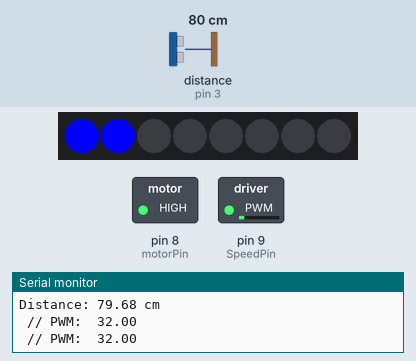
Simulated run of this sketch. Board: Arduino Uno, built with avr-gcc and run on an emulated ATmega328P. Shown: 8 RGB LEDs in strip order, left to right, switched loads named in the sketch (green lamp = pin HIGH), the last lines printed to the serial monitor. Wiring (inferred from the names in the program): ultrasonic range finder: trigger pin 2; echo pin 3. The test bench sets the inputs (shaded band); at power-on: distance to the obstacle (sensor on pin 3) 80 cm. The echo pulse lasts 58.3 µs per cm; pins used as bus, display or sensor lines are not drawn.

Above: at 1.2 s.
1.3 s: distance to the obstacle (sensor on pin 3) set to 18 cm
At 2.1 s:
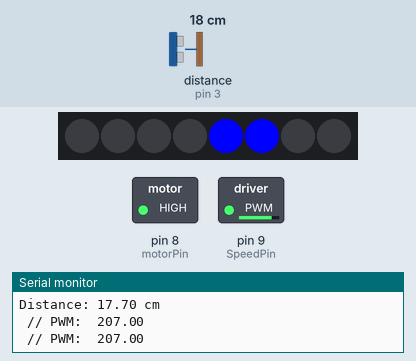
3.0 s: distance to the obstacle (sensor on pin 3) set to 60 cm
At 3.86 s:
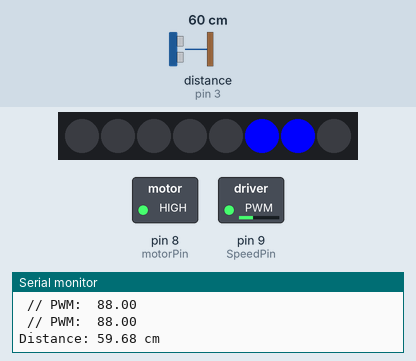
4.7 s: distance to the obstacle (sensor on pin 3) set to 35 cm
6.6 s: distance to the obstacle (sensor on pin 3) set to 120 cm
At 6.86 s:
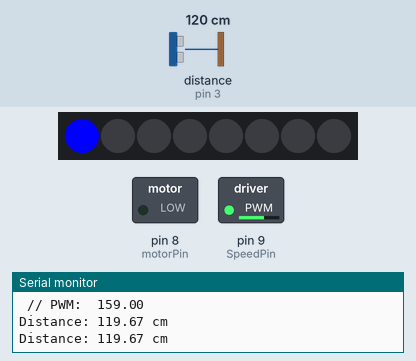
8.5 s: distance to the obstacle (sensor on pin 3) set to 95 cm
10.0 s: distance to the obstacle (sensor on pin 3) set to 86 cm
At 10.35 s:
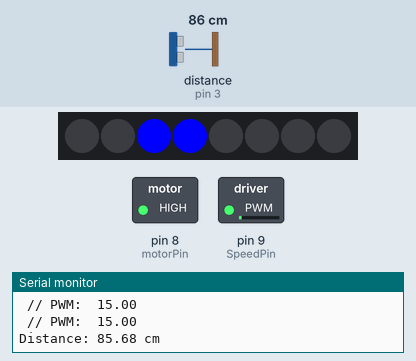
Timing chart, 0 to 14.0 s (numbered marks = the images above; inputs shaded):
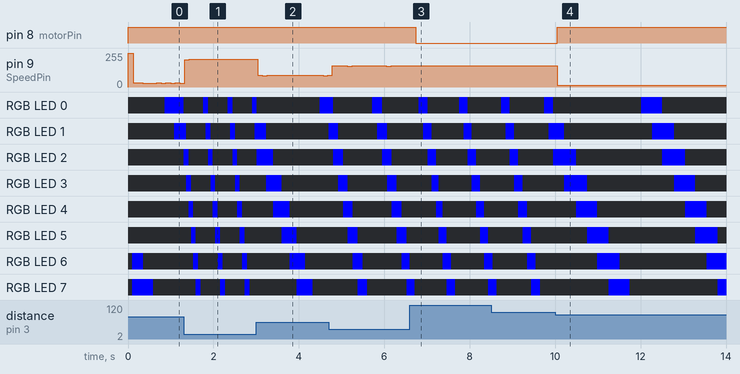

Measured:
- the behaviour switches between 91 and 90 cm on distance to the obstacle (sensor on pin 3) (found by bisection; images 3 and 4)
- after the input at 3.0 s, pin 9 (SpeedPin): goes 88/255 0.11 s, 85/255 0.11 s, 88/255 1.3 s, 85/255 0.11 s, then 88/255, starting at once
- after the input at 6.6 s, pin 8 (motorPin): HIGH → LOW after 0.13 s; pin 9 (SpeedPin): stops changing and stays 159/255
- after the input at 10.0 s, pin 8 (motorPin): LOW → HIGH after 0.05 s; pin 9 (SpeedPin): 159/255 → 15/255 after 0.05 s

The sketch:

neopixel_distance.ino
```cpp
// Load libraries
#include <Adafruit_NeoPixel.h>

// Define pins
const int trigPin = 2;   // HC-SR04 trigger pin
const int echoPin = 3;   // HC-SR04 echo pin
const int motorPin = 8;  // LN298N IN1
const int SpeedPin = 9;  // LN298N ENa
const int ledPin = 6;    // Neopixel DIN

// Define variables for HC-SR04 distance measurement
unsigned long previousMillis_distance = 0;  // timer
float distance_cm = 0;                      // measured distance (in cm)
float PWM_value = 0;                        // PWM signal (0 to 255)
const float min_distance = 90;              // adapt this to the distance at which the motor should start

// Define varibles for Neopixel control
unsigned long previousMillis_LED = 0;  // timer
const int N_LEDs = 8;                  // 8 LEDs on the strip
int ledID = 0;                         // LED ID counter for chase effect

// Configure neopixel strip
Adafruit_NeoPixel strip = Adafruit_NeoPixel(N_LEDs, ledPin, NEO_GRB + NEO_KHZ800);

void setup() {
  Serial.begin(9600);
  pinMode(trigPin, OUTPUT);
  pinMode(echoPin, INPUT);
  pinMode(motorPin, OUTPUT);
  pinMode(SpeedPin, OUTPUT);
  pinMode(ledPin, OUTPUT);
  strip.begin();
}

// Function: Measure the distance in CM using the HC-SR04 (echolocation)
void distance() {
  // Fire a pulse!
  digitalWrite(trigPin, LOW);
  delayMicroseconds(2);
  digitalWrite(trigPin, HIGH);
  delayMicroseconds(10);
  digitalWrite(trigPin, LOW);

  // Measure the time it takes for the echo to return
  long duration = pulseIn(echoPin, HIGH);

  // Calculate distance in centimeters (speed of sound = 343 m/s)
  distance_cm = duration * 0.0343 / 2.0;

  // Print the distance to the Serial Monitor
  Serial.print("Distance: ");
  Serial.print(distance_cm);
  Serial.println(" cm");
}

void loop() {
  // General clock
  unsigned long currentMillis = millis();

  // Run the function to detect the distance // responsiveness: each 100 millisecons
  if (currentMillis - previousMillis_distance > 100) {
    distance();
    previousMillis_distance = currentMillis;
  }

  // Map the distance value to the PWM signal (closer = faster motor)
  // But only if an object is within the range of min_distance
  if (distance_cm < min_distance) {
    PWM_value = map(distance_cm, 0, min_distance, 255, 0);  // play with these mappings in the actual environment
    digitalWrite(motorPin, HIGH);                           // turn motor on
    analogWrite(SpeedPin, PWM_value);                       // set motor speed
    Serial.print(" // PWM:  ");
    Serial.println(PWM_value);
  } else {
    digitalWrite(motorPin, LOW);  // turn the motor off
  }

  // Drive the LED on the Neopixel stick:
  // Moves faster and slower acording to the distance (closer = faster)
  if (currentMillis - previousMillis_LED > 255 - PWM_value) {  // speed = dependent of PWM value
    ledID++;
    if (ledID > N_LEDs + 1) {
      ledID = 0;
    }
    strip.setPixelColor(ledID, strip.Color(0, 0, 255));  // set current LED ID to blue
    strip.setPixelColor(ledID - 2, 0);                   // erase pixel 2 steps back
    strip.show();                                        // light it up!

    previousMillis_LED = currentMillis;
  }
}
```
